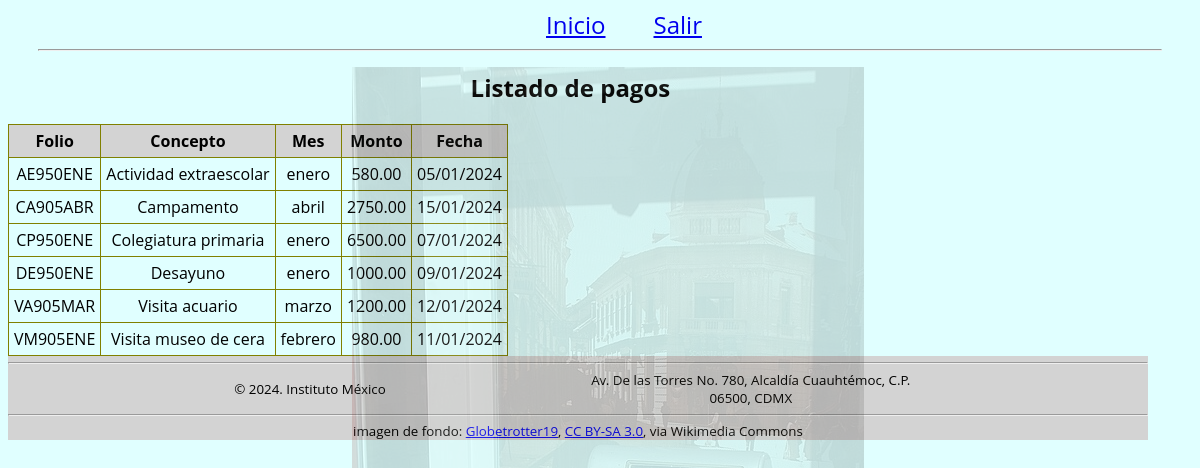
Screenshot of /pago/listado.php (signed in) with the database file from the repository.
### tables this page shows
CREATE TABLE IF NOT EXISTS Pagos(
    FolioPago VARCHAR(10) NOT NULL PRIMARY KEY,
    IDUsuario CHAR(4) NOT NULL,
    Concepto VARCHAR(64) NULL,
    Monto DECIMAL(9,2) UNSIGNED NOT NULL,
    MesPagado int not null,
    FechaPago DATETIME NOT NULL
     
     
);

### comun/database.php (called while the page is built, shortened)
<?php
class Database{
    private $con;
    private $dbhost="localhost";
    private $dbname="id21258147_progweb2";
    private $dbuser="id21258147_administrador";
    private $dbpass="Progweb2#";
    public function connect_db() {
        try {
            $this->con = new PDO("mysql:host=$this->dbhost;dbname=$this->dbname",
                $this->dbuser,
                $this->dbpass);
            $this->con->setAttribute(PDO::ATTR_ERRMODE, PDO::ERRMODE_EXCEPTION);
            $this->con->exec("Set character set utf8 ");
            return true;
        }
        catch(PDOException $e) {
            echo "Conexión a la base de datos falló. Eror: " . $e->getMessage();
        }
        return false;
    }
    public function prepare(string $statement, array $driver_options = array()) {
        return $this->con->prepare($statement, $driver_options);
    }
}
?>

### usuario/usuario.php (called while the page is built, shortened)
<?php
require_once $_SERVER["DOCUMENT_ROOT"] . '/comun/database.php';
class Usuario
{
    public static function getUsuarioFirmado() {
        if(isset($_SESSION["UsuarioFirmado"])) {
            return $_SESSION["UsuarioFirmado"];
        }
        return null;
    }
}

### usuario/usuario-firmado.php (called while the page is built, shortened)
<?php
$usuarioFirmado = Usuario::getUsuarioFirmado();
?>

### pago/pago.php (called while the page is built, shortened)
<?php
require_once $_SERVER["DOCUMENT_ROOT"] . '/comun/database.php';
class Pago extends Database {
    public $mesPagado;
    public static array $meses = array(
        1=>"enero",
        2=>"febrero",
        3=>"marzo",
        4=>"abril",
        5=>"mayo",
        6=>"junio",
        7=>"julio",
        8=>"agosto",
        9=>"septiembre",
        10=>"octubre",
        11=>"noviembre",
        12=>"diciembre");
    public function leerPagos($idUsuario)
    {
        try {
            $sql = $this->prepare("SELECT * FROM Pagos where IDUsuario = '$idUsuario'");
            if ($sql->execute()) {
                $resultado = $sql->fetchAll();
                return $resultado;
            }
        }
        catch (PDOException $ex) {
            $this->lastError = $ex->getMessage();
        }
    }
    public function asignarValores($arrValores)
    {
        $this->folio = $arrValores["FolioPago"];
        $this->concepto = $arrValores["Concepto"];
        $this->monto = $arrValores["Monto"];
        $this->mesPagado = $arrValores["MesPagado"];
        $this->fechaPago = substr($arrValores["FechaPago"], 0, 10);
    }
    public function mesNombre() {
        if (array_key_exists($this->mesPagado, Pago::$meses)) {
            return Pago::$meses[$this->mesPagado];
        }
        return '';
    }
}
?>

### pago/tabla-pagos.php (the view, shortened to what this page needs)
<table class="table table-bordered">
    <thead>
        <tr>
            <th>Folio</th>
            <th>Concepto</th>
            <th>Mes</th>
            <th>Monto</th>
            <th>Fecha</th>
        </tr>
    </thead>
    <tbody>
        <?php
        foreach ($listado as $row) {
            $pago->asignarValores($row);
        ?>
            <tr>
                <td><?= $pago->folio; ?></td>
                <td><?= $pago->concepto; ?></td>
                <td><?= $pago->mesNombre(); ?></td>
                <td><?= $pago->monto; ?></td>
                <td><?= date_format(new DateTime($pago->fechaPago), 'd/m/Y'); ?></td>
            </tr>
        <?php
        }
        ?>
    </tbody>
</table>

### css/estilo.css (style rules this page uses)
body { background-color: lightcyan; color: darkmagenta; font-family: Ubuntu, 'open sans', Tahoma, Arial; }
table.table-bordered > thead > tr > th, table.table-bordered > tbody > tr > td, .table-bordered { border: 1px olive solid; border-collapse: collapse; padding:5px; margin: 0; }
table > thead > tr { background-color: lightgray; }

### rows the page displays
pagos: FolioPago "AE950ENE", Concepto "Actividad extraescolar", MesPagado "enero", Monto "580.00", FechaPago "05/01/2024"
pagos: FolioPago "CA905ABR", Concepto "Campamento", MesPagado "abril", Monto "2750.00", FechaPago "15/01/2024"
pagos: FolioPago "CP950ENE", Concepto "Colegiatura primaria", MesPagado "enero", Monto "6500.00", FechaPago "07/01/2024"
pagos: FolioPago "DE950ENE", Concepto "Desayuno", MesPagado "enero", Monto "1000.00", FechaPago "09/01/2024"
pagos: FolioPago "VA905MAR", Concepto "Visita acuario", MesPagado "marzo", Monto "1200.00", FechaPago "12/01/2024"
pagos: FolioPago "VM905ENE", Concepto "Visita museo de cera", MesPagado "febrero", Monto "980.00", FechaPago "11/01/2024"
